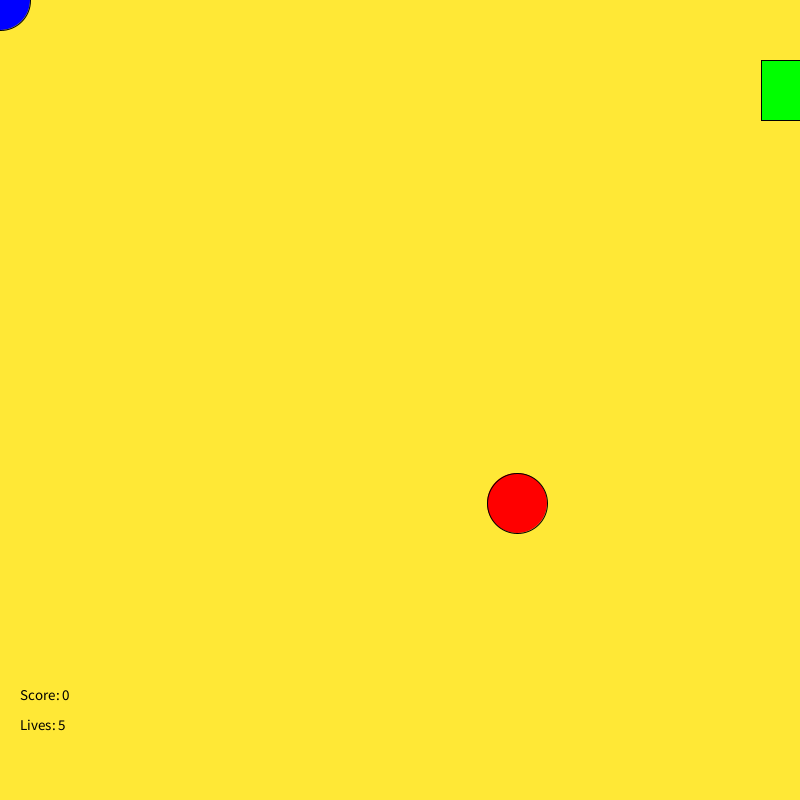
Frame 1 (no input)
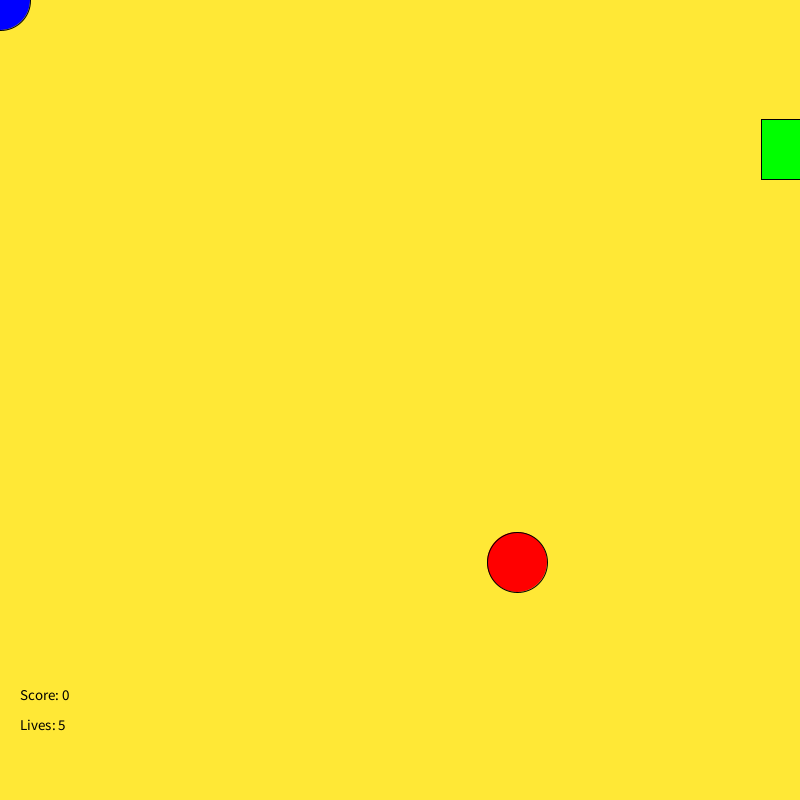
Frame 60 (the mouse pressed at the canvas centre just before this capture)
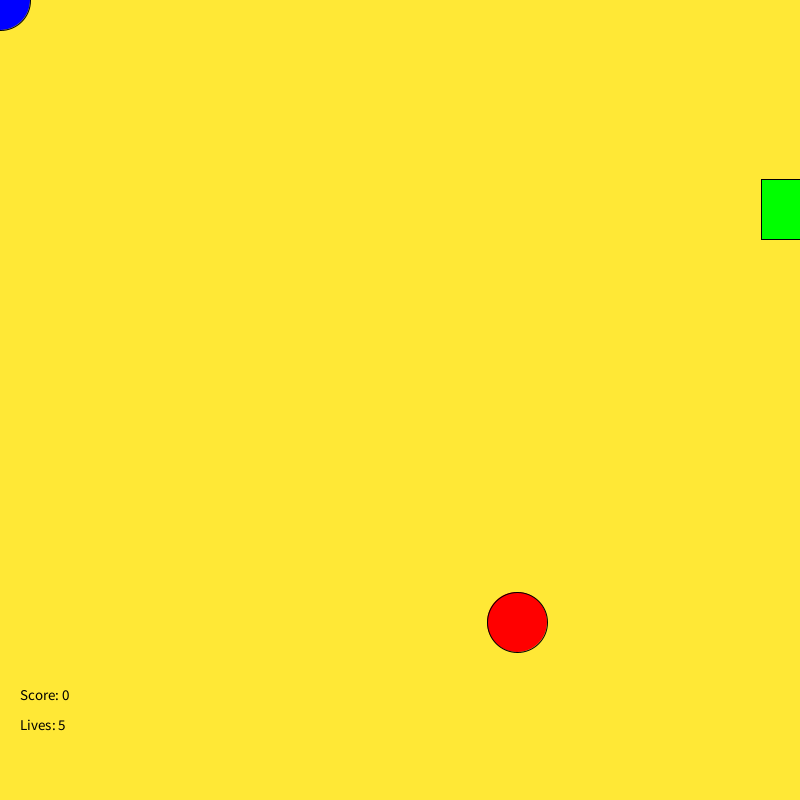
Frame 120 (the mouse held since frame 60 and released just before this capture)

The Processing sketch that drew these frames (run headless with seeded random() and noise(); from frame 60 on, the mouse is pressed at the canvas centre):

// Processing sketch: EventDrivenProgram
// ── EventDrivenProgram.pde
int width=800;
int height=800;

int xRed=(int)random(0,800);
int yRed=(int)random(400,800); //wdth+hight of 30 original
int xBlue=0;
int yBlue=0; //width + hight 30 original
int xRect=(int)random(0,800);
int yRect=60;

int r=255;
int g=232;
int b=54;

int score=0;
int timer=0;
int speed=1;
int lives=5;

public void settings()
{
  size(width,height);
}

public void setup() //processing not suport variables in setup for size function 
{
}

public void draw()
{
  frameRate(30);
  background(r,g,b);
  fill(0);
  textSize(15);
text("Score: "+ score,20,700);
text("Lives: "+ lives,20,730);
  timer++;
  createRedBall();
  createBlueBall();
  createRect();
  keyPressed();
  textSize(25);
  fill(0);
if(timer==3600 && lives !=0) {
    text("YOU ARE AWESOME",380,400); 
    noLoop();
}
    else if(lives==0){
      text("TRY AGAIN",380,400);
      noLoop();
}
}

public void createRedBall()
{
  fill(255,0,0);
  ellipse(xRed,yRed,60,60);
  yRed=yRed+speed;
  if(yRed>height)
  yRed=60;
}

public void createBlueBall()
{
  fill(0,0,255);
  ellipse(xBlue,yBlue,60,60);
}

public void createRect()
{
  fill(0,255,0);
  rect(xRect,yRect,60,60);
  yRect=yRect+speed;
  if(yRect>height){
    yRect=60;
  }
}

public void keyPressed() 
{
  if(keyCode==UP)
    yBlue-=4;
   if(keyCode==DOWN)
     yBlue+=4;
   if(keyCode==LEFT)
     xBlue-=4;
   if(keyCode==RIGHT)
     xBlue+=4;
     if(Math.abs(xBlue-xRed)<20 && Math.abs(yBlue-yRed)<20){
       xRed=(int)random(140);
       yRed=(int)random(140);
       score++;
       speed+=2;
     } 
       if(Math.abs(xBlue-xRect)<20 && Math.abs(yBlue-yRect)<20){
    lives--;
    xRect=(int)random(60);
    yRect=(int)random(60);
       }
}
